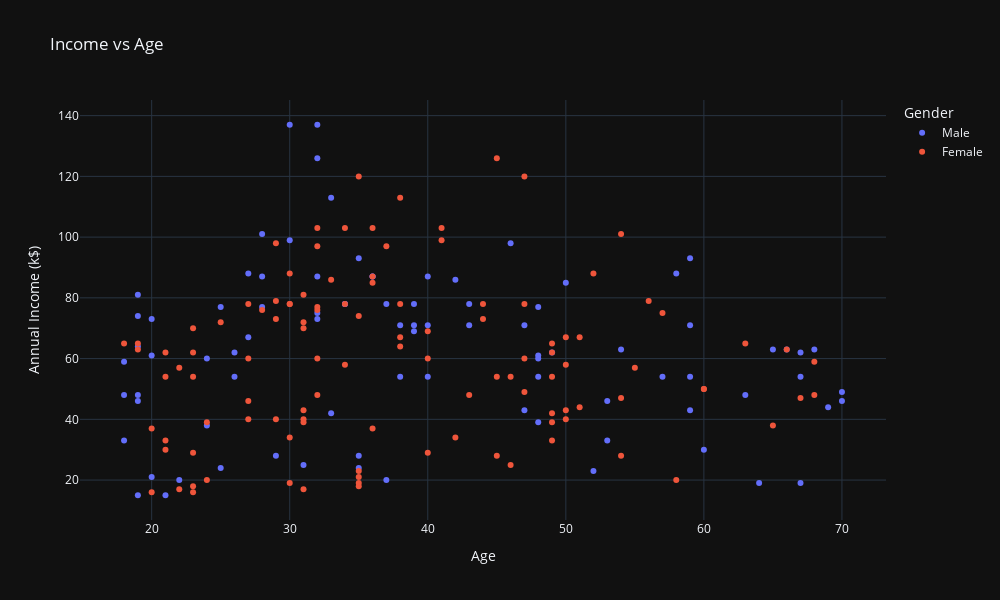

Notebook code for this chart:
### Markdown cell above
###  Age and Income

### Code cell
fig = px.scatter(data_frame=data, x="Age", y="Annual Income (k$)", color="Gender", title="Income vs Age", width=1000,
                 height=600)
fig.show()

### Figure 1 — Plotly figure (JSON) as saved in the notebook; plotly's stock layout.template omitted (floating-point values rounded to 4 significant figures)
{"data": [{"hovertemplate": "Gender=Male<br>Age=%{x}<br>Annual Income (k$)=%{y}<extra></extra>", "legendgroup": "Male", "marker": {"color": "#636efa", "symbol": "circle"}, "mode": "markers", "name": "Male", "orientation": "v", "showlegend": true, "x": [19, 21, 64, 67, 37, 22, 20, 52, 35, 25, 31, 29, 35, 60, 53, 18, 24, 48, 33, 59, 47, 69, 53, 70, 19, 63, 18, 19, 70, 59, 26, 40, 57, 38, 67, 48, 18, 48, 24, 48, 20, 67, 26, 49, 54, 68, 66, 65, 19, 27, 39, 43, 40, 59, 38, 47, 39, 20, 32, 19, 32, 25, 28, 48, 34, 43, 39, 37, 34, 19, 50, 42, 32, 40, 28, 36, 36, 58, 27, 59, 35, 46, 30, 28, 33, 32, 32, 30], "xaxis": "x", "y": [15, 15, 19, 19, 20, 20, 21, 23, 24, 24, 25, 28, 28, 30, 33, 33, 38, 39, 42, 43, 43, 44, 46, 46, 46, 48, 48, 48, 49, 54, 54, 54, 54, 54, 54, 54, 59, 60, 60, 61, 61, 62, 62, 62, 63, 63, 63, 63, 64, 67, 69, 71, 71, 71, 71, 71, 71, 73, 73, 74, 75, 77, 77, 77, 78, 78, 78, 78, 78, 81, 85, 86, 87, 87, 87, 87, 87, 88, 88, 93, 93, 98, 99, 101, 113, 126, 137, 137], "yaxis": "y", "type": "scatter"}, {"hovertemplate": "Gender=Female<br>Age=%{x}<br>Annual Income (k$)=%{y}<extra></extra>", "legendgroup": "Female", "marker": {"color": "#EF553B", "symbol": "circle"}, "mode": "markers", "name": "Female", "orientation": "v", "showlegend": true, "x": [20, 23, 31, 22, 35, 23, 30, 35, 58, 24, 35, 35, 46, 54, 45, 40, 23, 21, 49, 21, 42, 30, 36, 20, 65, 31, 49, 24, 50, 27, 29, 31, 49, 31, 50, 51, 27, 67, 54, 43, 68, 32, 47, 60, 60, 45, 23, 49, 46, 21, 55, 22, 34, 50, 68, 40, 32, 47, 27, 23, 49, 21, 66, 19, 38, 18, 19, 63, 49, 51, 50, 38, 40, 23, 31, 25, 31, 29, 44, 35, 57, 28, 32, 32, 34, 44, 38, 47, 27, 30, 30, 56, 29, 31, 36, 33, 36, 52, 30, 37, 32, 29, 41, 54, 41, 36, 34, 32, 38, 47, 35, 45], "xaxis": "x", "y": [16, 16, 17, 17, 18, 18, 19, 19, 20, 20, 21, 23, 25, 28, 28, 29, 29, 30, 33, 33, 34, 34, 37, 37, 38, 39, 39, 39, 40, 40, 40, 40, 42, 43, 43, 44, 46, 47, 47, 48, 48, 48, 49, 50, 50, 54, 54, 54, 54, 54, 57, 57, 58, 58, 59, 60, 60, 60, 60, 62, 62, 62, 63, 63, 64, 65, 65, 65, 65, 67, 67, 67, 69, 70, 70, 72, 72, 73, 73, 74, 75, 76, 76, 77, 78, 78, 78, 78, 78, 78, 78, 79, 79, 81, 85, 86, 87, 88, 88, 97, 97, 98, 99, 101, 103, 103, 103, 103, 113, 120, 120, 126], "yaxis": "y", "type": "scatter"}], "layout": {"xaxis": {"anchor": "y", "domain": [0.0, 1.0], "title": {"text": "Age"}}, "yaxis": {"anchor": "x", "domain": [0.0, 1.0], "title": {"text": "Annual Income (k$)"}}, "legend": {"title": {"text": "Gender"}, "tracegroupgap": 0}, "title": {"text": "Income vs Age"}, "height": 600, "width": 1000}}
